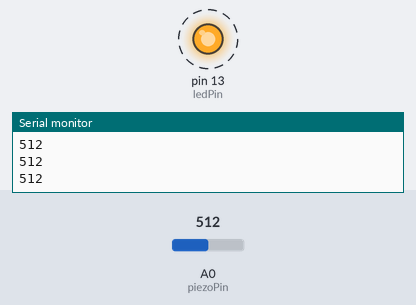
Bench run of a sketch on a simulated Arduino Uno, built with avr-gcc and run on an emulated ATmega328P. Shown: output pins drawn as LEDs (lit = HIGH), the last lines printed to the serial monitor. Dashed ring = blinking. Inputs (shaded band) come from the test bench; at power-on: A0 (piezoPin) = 512.

Above: at 0.9 s.
1.3 s: A0 (piezoPin) set to 21
4.3 s: A0 (piezoPin) set to 17
At 4.3 s:
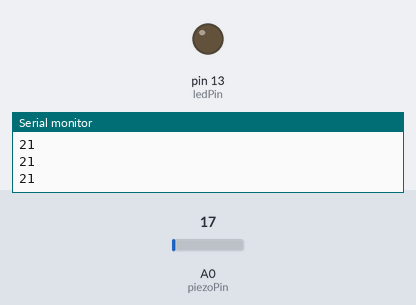
5.8 s: A0 (piezoPin) set to 122
At 8.7 s:
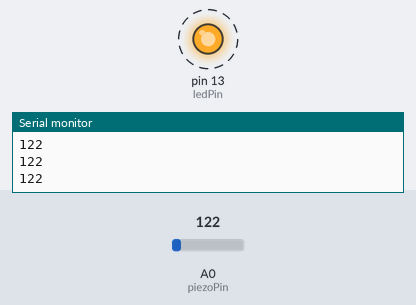
8.8 s: A0 (piezoPin) set to 10
At 9.7 s:
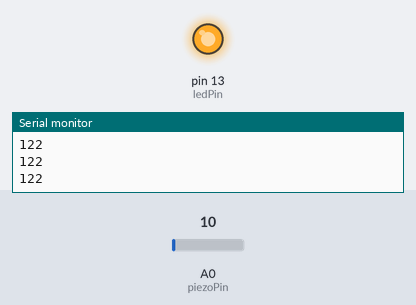
Timing chart, 0 to 11.3 s (numbered marks = the images above; inputs shaded):
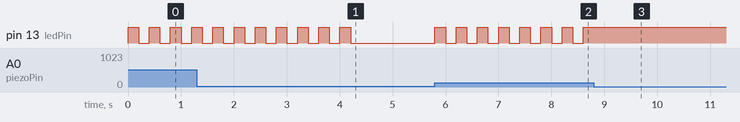

The sketch:

Piezosensor_LED.ino
```cpp
// Ausgangspin für die LED
int ledPin = 13;

// Analog-Pin für den Piezo-Sensor
int piezoPin = 0;

// Aktuell gemessener Wert
int wert = 0;

// Aktuelle Status der LED (wechselt bei Piezo-Klopfzeichen)
int ledStatus = LOW;

// WICHTIG: Diesen Wert zwischen 0 und 1023 anpassen, wenn Klopfzeichen nicht (oder zu oft) erkannt werden
int schwelle = 20;

// setup() wird einmalig beim Programmstart ausgeführt
void setup() {
 // Pin 13 für die LED als Ausgangspin setzen
 pinMode(ledPin, OUTPUT);
 // Serielle Übertragung zum PC starten
 Serial.begin(9600);
}

// loop() wird nach setup() ununterbrochen ausgeführt
void loop() {
  // Eingangswert an A0 lesen
  wert = analogRead(piezoPin);
  // Liegt der Wert über dem oben definierten Schwellenwert? Dann Ereignis auslösen
  if (wert >= schwelle) {
    // Status der LED umkehren (1/0 = ein/aus)
    ledStatus = !ledStatus;
    // Pin 13 auf den Status setzen
    digitalWrite(ledPin, ledStatus);
    // Wert zu Testzwecken an den PC schicken
    Serial.println(wert);
    // Der Piezo braucht einige Zeit, um sich wieder zu beruhigen, daher 200ms warten.
    delay(200);
}
}
```

Measured:
- the behaviour switches between 20 and 19 on A0 (piezoPin) (found by bisection; images 0 and 1)
- after the input at 4.3 s, pin 13 (ledPin): stops changing and stays LOW
- after the input at 5.8 s, pin 13 (ledPin): alternates HIGH for 0.20 s and LOW for 0.20 s, starting at once
- after the input at 8.8 s, pin 13 (ledPin): stops changing and stays HIGH
- by itself, pin 13 (ledPin): alternates HIGH for 0.20 s and LOW for 0.20 s
